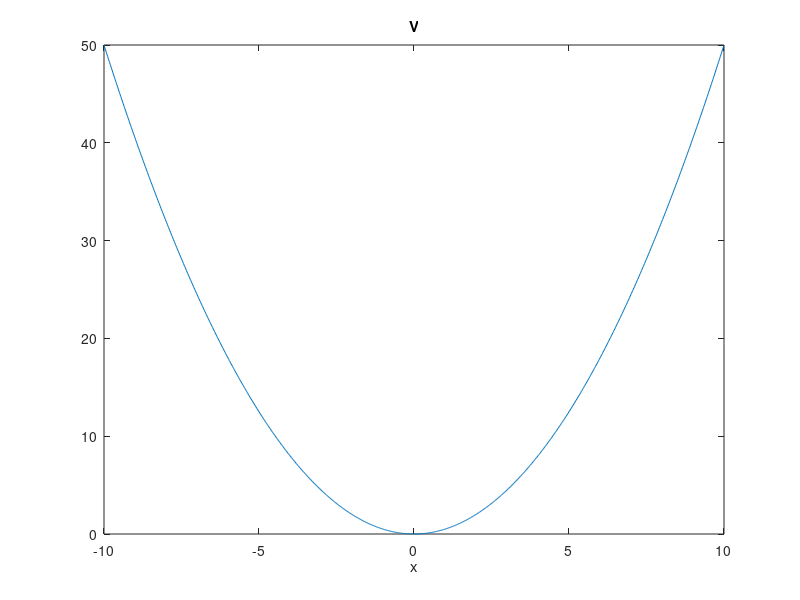

Recreate this plot in MATLAB. (Note: this script raises an error after producing the figure.)
close all;
% =====  设置参数  ========
V = @(x) 0.5*x.*x; % 势能
mass = 1; % 质量
xmin = -10; xmid = 0; xmax = 10; % 端点和中点
Espan = [0.1, 10]; % 能量区间
Eresolution = 100; % 二分法区间数
NstepMin = 1000; % ode 解算器最少步数
% =======================

% 画势能曲线
x = linspace(xmin, xmax, 1000);
figure; plot(x, V(x));
xlabel x; title V;

[Eng, X, Psi] = bndShoot(V, xmin, xmid, xmax, mass, Espan, ....
    Eresolution, odeset('RelTol',1e-6, 'MaxStep',abs(xmax-xmin)/NstepMin),...
    true);
